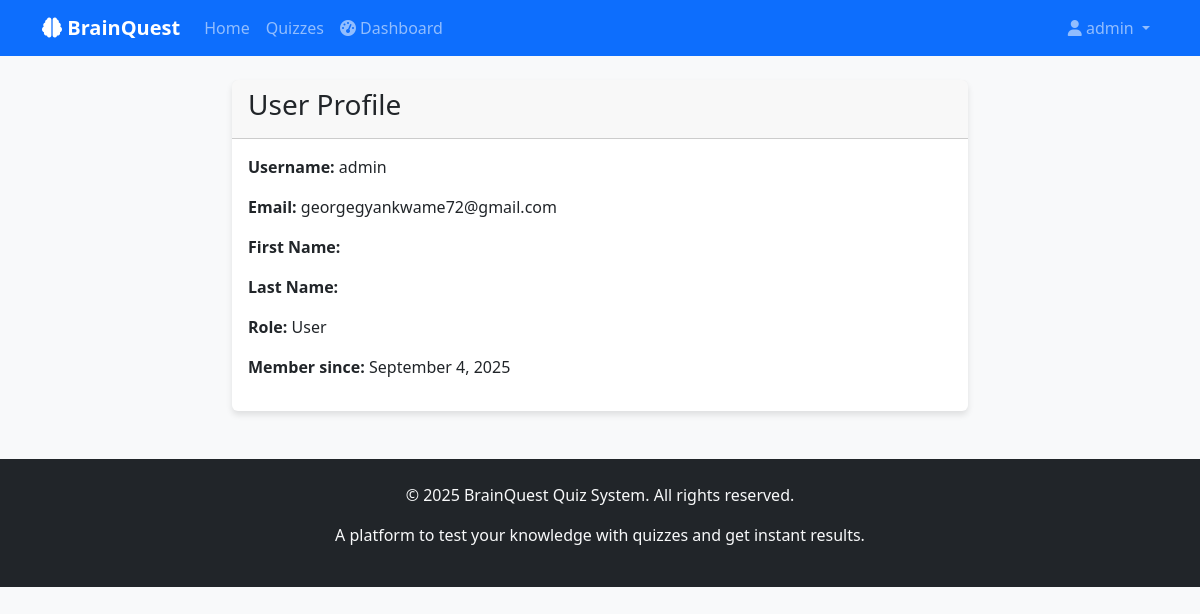
The app's page /users/profile/ (signed in) with its own data.
### users/models.py (models this page shows, shortened)
class CustomUser(AbstractUser):
    ROLE_CHOICES = (
        ('admin', 'Admin'),
        ('user', 'User'),
    )
    role = models.CharField(max_length=10, choices=ROLE_CHOICES, default='user')
    created_at = models.DateTimeField(auto_now_add=True)
    updated_at = models.DateTimeField(auto_now=True)

### users/views.py (the view)
# urls.py: path('profile/', views.profile, name='profile'),
@login_required
def profile(request):
    return render(request, 'users/profile.html')

### templates/users/profile.html
{% extends 'base.html' %}
{% block content %}
<div class="row justify-content-center">
    <div class="col-md-8">
        <div class="card">
            <div class="card-header">
                <h3>User Profile</h3>
            </div>
            <div class="card-body">
                <div class="row">
                    <div class="col-md-6">
                        <p><strong>Username:</strong> {{ user.username }}</p>
                        <p><strong>Email:</strong> {{ user.email }}</p>
                        <p><strong>First Name:</strong> {{ user.first_name }}</p>
                        <p><strong>Last Name:</strong> {{ user.last_name }}</p>
                        <p><strong>Role:</strong> {{ user.get_role_display }}</p>
                        <p><strong>Member since:</strong> {{ user.date_joined|date:"F j, Y" }}</p>
                    </div>
                </div>
            </div>
        </div>
    </div>
</div>
{% endblock %}

### templates/partials/_navbar.html (shortened to what this page needs)
{% load user_tags %}
<nav class="navbar navbar-expand-lg navbar-dark bg-primary">
    <div class="container">
        <a class="navbar-brand" href="{% url 'home' %}">
            <i class="fas fa-brain"></i> BrainQuest
        </a>
        <div class="collapse navbar-collapse" id="navbarNav">
            <ul class="navbar-nav me-auto">
                <li class="nav-item">
                    <a class="nav-link" href="{% url 'home' %}">Home</a>
                </li>
                {% if user.is_authenticated %}
                <li class="nav-item">
                    <a class="nav-link" href="{% url 'quizzes:quiz_list' %}">Quizzes</a>
                </li>
                <li class="nav-item">
                    <a class="nav-link" href="{% url 'results:dashboard' %}">
                        <i class="fas fa-tachometer-alt"></i> Dashboard
                    </a>
                </li>
                {% endif %}
            </ul>
            <ul class="navbar-nav">
                {% if user.is_authenticated %}
                    <li class="nav-item dropdown">
                        <a class="nav-link dropdown-toggle" href="#" role="button" data-bs-toggle="dropdown">
                            <i class="fas fa-user"></i> {{ user.username }}
                        </a>
                    </li>
                {% endif %}
            </ul>
        </div>
    </div>
</nav>

### static/css/styles.css (style rules this page uses)
body { font-family: 'Segoe UI', Tahoma, Geneva, Verdana, sans-serif; background-color: #f8f9fa; }
.card { transition: transform 0.2s; border: none; box-shadow: 0 4px 6px rgba(0, 0, 0, 0.1); }
.navbar-brand { font-weight: bold; }

### records on screen
CustomUser: username "admin", email "georgegyankwame72@gmail.com", role "User", date_joined "September 4, 2025"
